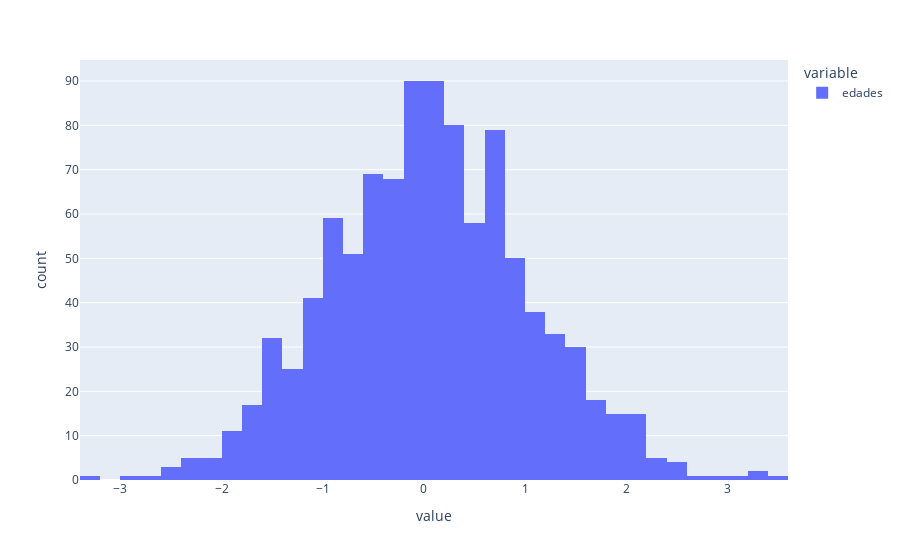

The notebook cell this image was saved under:
### Markdown cell above
Ahora es tiempo de usar PX express con el gráfico de frecuencia

### Code cell
import plotly.express as px

fig_hist_density_3 = px.histogram(df_hist['edades'])

fig_hist_density_3.show()

### Figure 1 — Plotly figure (JSON) as saved in the notebook; plotly's stock layout.template omitted (floating-point values rounded to 4 significant figures; data arrays with more than 128 entries replaced by an {"elided": "..."} marker saying what was removed)
{"data": [{"alignmentgroup": "True", "bingroup": "x", "hovertemplate": "variable=edades<br>value=%{x}<br>count=%{y}<extra></extra>", "legendgroup": "edades", "marker": {"color": "#636efa", "pattern": {"shape": ""}}, "name": "edades", "offsetgroup": "edades", "orientation": "v", "showlegend": true, "type": "histogram", "x": {"elided": "1000 float values"}, "xaxis": "x", "yaxis": "y"}], "layout": {"barmode": "relative", "legend": {"title": {"text": "variable"}, "tracegroupgap": 0}, "margin": {"t": 60}, "xaxis": {"anchor": "y", "domain": [0, 1], "title": {"text": "value"}}, "yaxis": {"anchor": "x", "domain": [0, 1], "title": {"text": "count"}}}}
